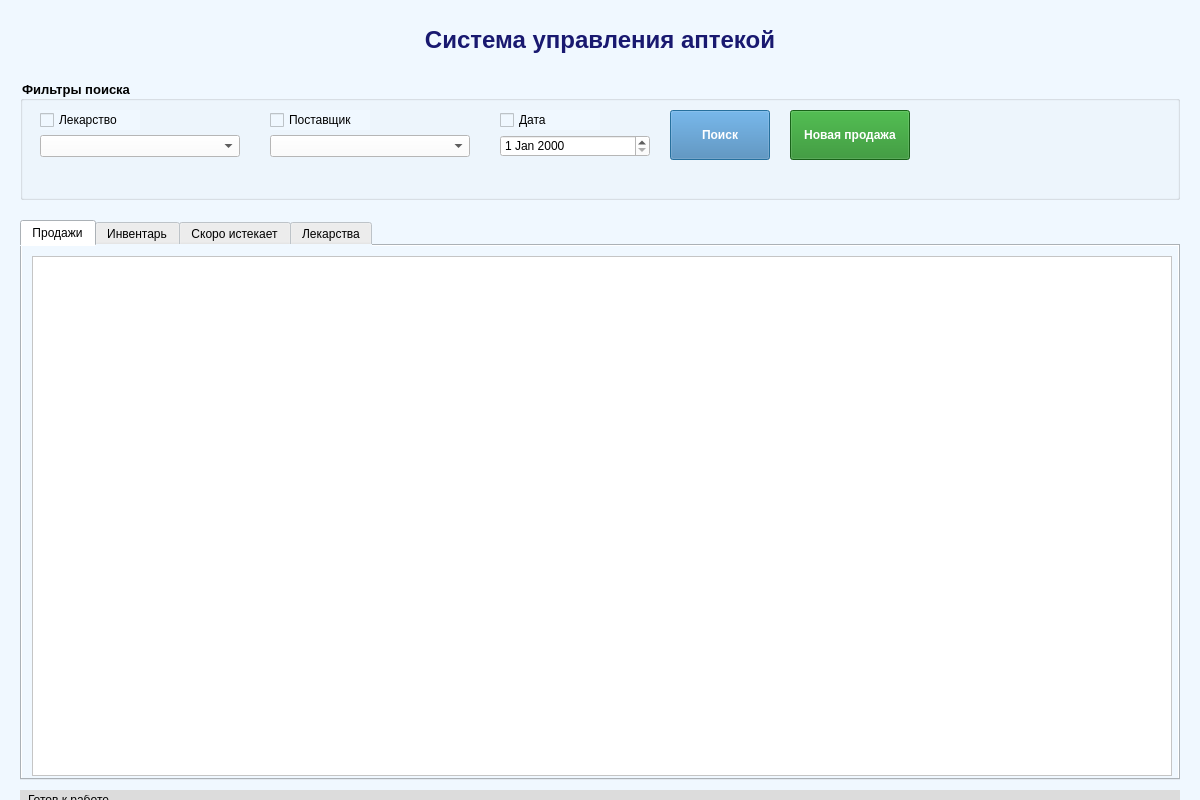
<?xml version="1.0" encoding="UTF-8"?>
<ui version="4.0">
 <class>PharmacyMainWindow</class>
 <widget class="QDialog" name="PharmacyMainWindow">
  <property name="geometry">
   <rect>
    <x>0</x>
    <y>0</y>
    <width>1200</width>
    <height>800</height>
   </rect>
  </property>
  <property name="windowTitle">
   <string>Система управления аптекой</string>
  </property>
  <widget class="QWidget" name="centralwidget" native="true">
   <property name="geometry">
    <rect>
     <x>0</x>
     <y>0</y>
     <width>1201</width>
     <height>801</height>
    </rect>
   </property>
   <property name="styleSheet">
    <string notr="true">background-color: rgb(240, 248, 255);</string>
   </property>
   <widget class="QLabel" name="titleLabel">
    <property name="geometry">
     <rect>
      <x>20</x>
      <y>20</y>
      <width>1160</width>
      <height>40</height>
     </rect>
    </property>
    <property name="font">
     <font>
      <pointsize>18</pointsize>
      <weight>75</weight>
      <bold>true</bold>
     </font>
    </property>
    <property name="styleSheet">
     <string notr="true">color: rgb(25, 25, 112);</string>
    </property>
    <property name="text">
     <string>Система управления аптекой</string>
    </property>
    <property name="alignment">
     <set>Qt::AlignCenter</set>
    </property>
   </widget>
   <widget class="QGroupBox" name="filterGroupBox">
    <property name="geometry">
     <rect>
      <x>20</x>
      <y>80</y>
      <width>1160</width>
      <height>120</height>
     </rect>
    </property>
    <property name="font">
     <font>
      <pointsize>10</pointsize>
      <weight>75</weight>
      <bold>true</bold>
     </font>
    </property>
    <property name="title">
     <string>Фильтры поиска</string>
    </property>
    <widget class="QCheckBox" name="checkBox_medicine">
     <property name="geometry">
      <rect>
       <x>20</x>
       <y>30</y>
       <width>100</width>
       <height>20</height>
      </rect>
     </property>
     <property name="text">
      <string>Лекарство</string>
     </property>
    </widget>
    <widget class="QComboBox" name="comboBox_medicine">
     <property name="geometry">
      <rect>
       <x>20</x>
       <y>55</y>
       <width>200</width>
       <height>22</height>
      </rect>
     </property>
     <property name="styleSheet">
      <string notr="true">background-color: rgb(255, 255, 255);</string>
     </property>
    </widget>
    <widget class="QCheckBox" name="checkBox_supplier">
     <property name="geometry">
      <rect>
       <x>250</x>
       <y>30</y>
       <width>100</width>
       <height>20</height>
      </rect>
     </property>
     <property name="text">
      <string>Поставщик</string>
     </property>
    </widget>
    <widget class="QComboBox" name="comboBox_supplier">
     <property name="geometry">
      <rect>
       <x>250</x>
       <y>55</y>
       <width>200</width>
       <height>22</height>
      </rect>
     </property>
     <property name="styleSheet">
      <string notr="true">background-color: rgb(255, 255, 255);</string>
     </property>
    </widget>
    <widget class="QCheckBox" name="checkBox_date">
     <property name="geometry">
      <rect>
       <x>480</x>
       <y>30</y>
       <width>100</width>
       <height>20</height>
      </rect>
     </property>
     <property name="text">
      <string>Дата</string>
     </property>
    </widget>
    <widget class="QDateEdit" name="dateEdit">
     <property name="geometry">
      <rect>
       <x>480</x>
       <y>55</y>
       <width>150</width>
       <height>22</height>
      </rect>
     </property>
     <property name="styleSheet">
      <string notr="true">background-color: rgb(255, 255, 255);</string>
     </property>
    </widget>
    <widget class="QPushButton" name="pushButton_search">
     <property name="geometry">
      <rect>
       <x>650</x>
       <y>30</y>
       <width>100</width>
       <height>50</height>
      </rect>
     </property>
     <property name="styleSheet">
      <string notr="true">background-color: rgb(70, 130, 180); color: white; font-weight: bold;</string>
     </property>
     <property name="text">
      <string>Поиск</string>
     </property>
    </widget>
    <widget class="QPushButton" name="pushButton_add_sale">
     <property name="geometry">
      <rect>
       <x>770</x>
       <y>30</y>
       <width>120</width>
       <height>50</height>
      </rect>
     </property>
     <property name="styleSheet">
      <string notr="true">background-color: rgb(34, 139, 34); color: white; font-weight: bold;</string>
     </property>
     <property name="text">
      <string>Новая продажа</string>
     </property>
    </widget>
   </widget>
   <widget class="QTabWidget" name="tabWidget">
    <property name="geometry">
     <rect>
      <x>20</x>
      <y>220</y>
      <width>1160</width>
      <height>560</height>
     </rect>
    </property>
    <property name="currentIndex">
     <number>0</number>
    </property>
    <widget class="QWidget" name="salesTab">
     <attribute name="title">
      <string>Продажи</string>
     </attribute>
     <widget class="QTableView" name="tableView_sales">
      <property name="geometry">
       <rect>
        <x>10</x>
        <y>10</y>
        <width>1140</width>
        <height>520</height>
       </rect>
      </property>
      <property name="styleSheet">
       <string notr="true">background-color: rgb(255, 255, 255);</string>
      </property>
     </widget>
    </widget>
    <widget class="QWidget" name="inventoryTab">
     <attribute name="title">
      <string>Инвентарь</string>
     </attribute>
     <widget class="QTableView" name="tableView_inventory">
      <property name="geometry">
       <rect>
        <x>10</x>
        <y>10</y>
        <width>1140</width>
        <height>520</height>
       </rect>
      </property>
      <property name="styleSheet">
       <string notr="true">background-color: rgb(255, 255, 255);</string>
      </property>
     </widget>
    </widget>
    <widget class="QWidget" name="expiringTab">
     <attribute name="title">
      <string>Скоро истекает</string>
     </attribute>
     <widget class="QTableView" name="tableView_expiring">
      <property name="geometry">
       <rect>
        <x>10</x>
        <y>10</y>
        <width>1140</width>
        <height>520</height>
       </rect>
      </property>
      <property name="styleSheet">
       <string notr="true">background-color: rgb(255, 255, 255);</string>
      </property>
     </widget>
    </widget>
    <widget class="QWidget" name="medicinesTab">
     <attribute name="title">
      <string>Лекарства</string>
     </attribute>
     <widget class="QTableView" name="tableView_medicines">
      <property name="geometry">
       <rect>
        <x>10</x>
        <y>10</y>
        <width>1140</width>
        <height>520</height>
       </rect>
      </property>
      <property name="styleSheet">
       <string notr="true">background-color: rgb(255, 255, 255);</string>
      </property>
     </widget>
    </widget>
   </widget>
   <widget class="QLabel" name="statusLabel">
    <property name="geometry">
     <rect>
      <x>20</x>
      <y>790</y>
      <width>1160</width>
      <height>20</height>
     </rect>
    </property>
    <property name="styleSheet">
     <string notr="true">background-color: rgb(220, 220, 220); padding: 5px;</string>
    </property>
    <property name="text">
     <string>Готов к работе</string>
    </property>
   </widget>
  </widget>
 </widget>
 <resources/>
 <connections/>
</ui>
